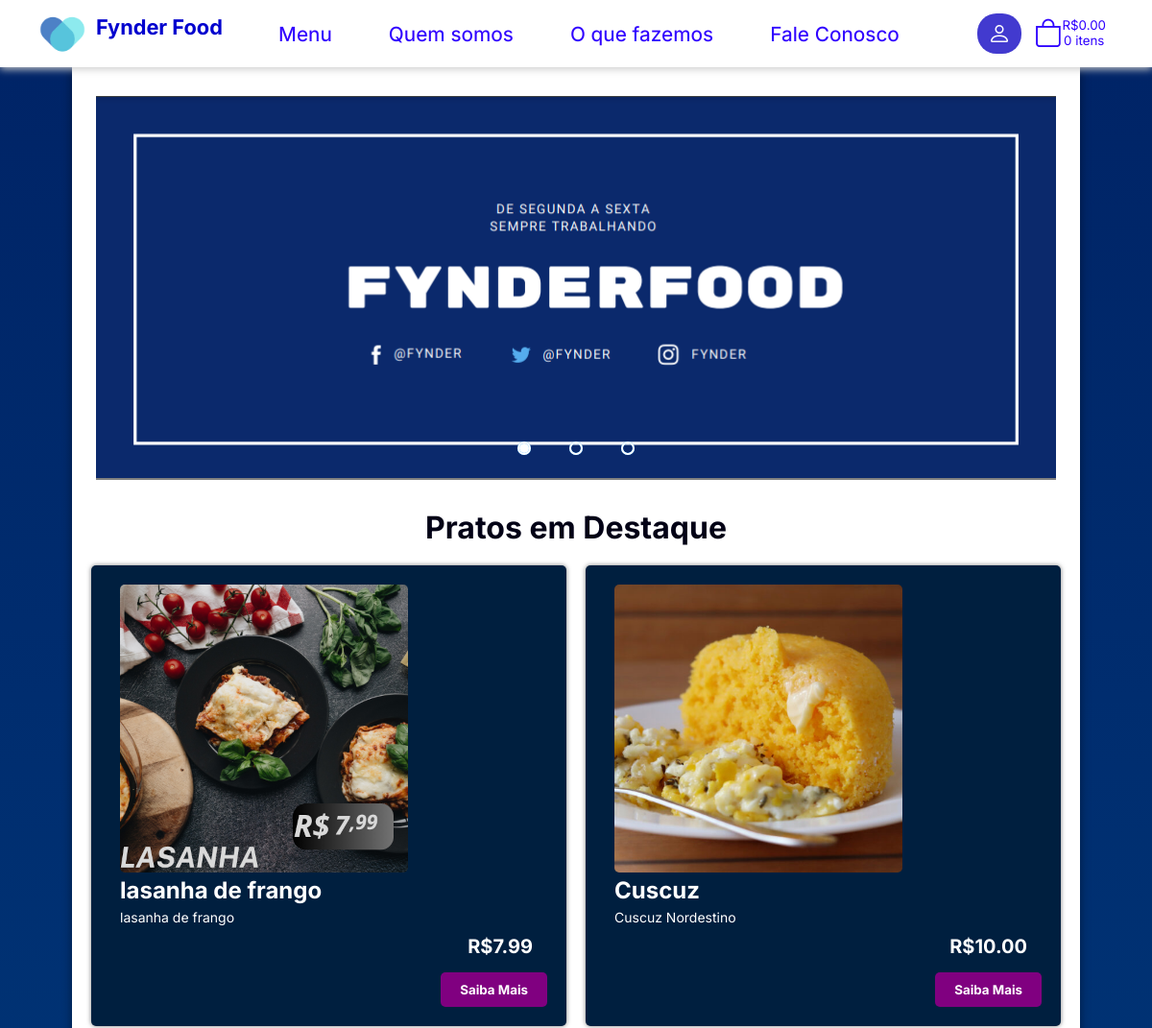
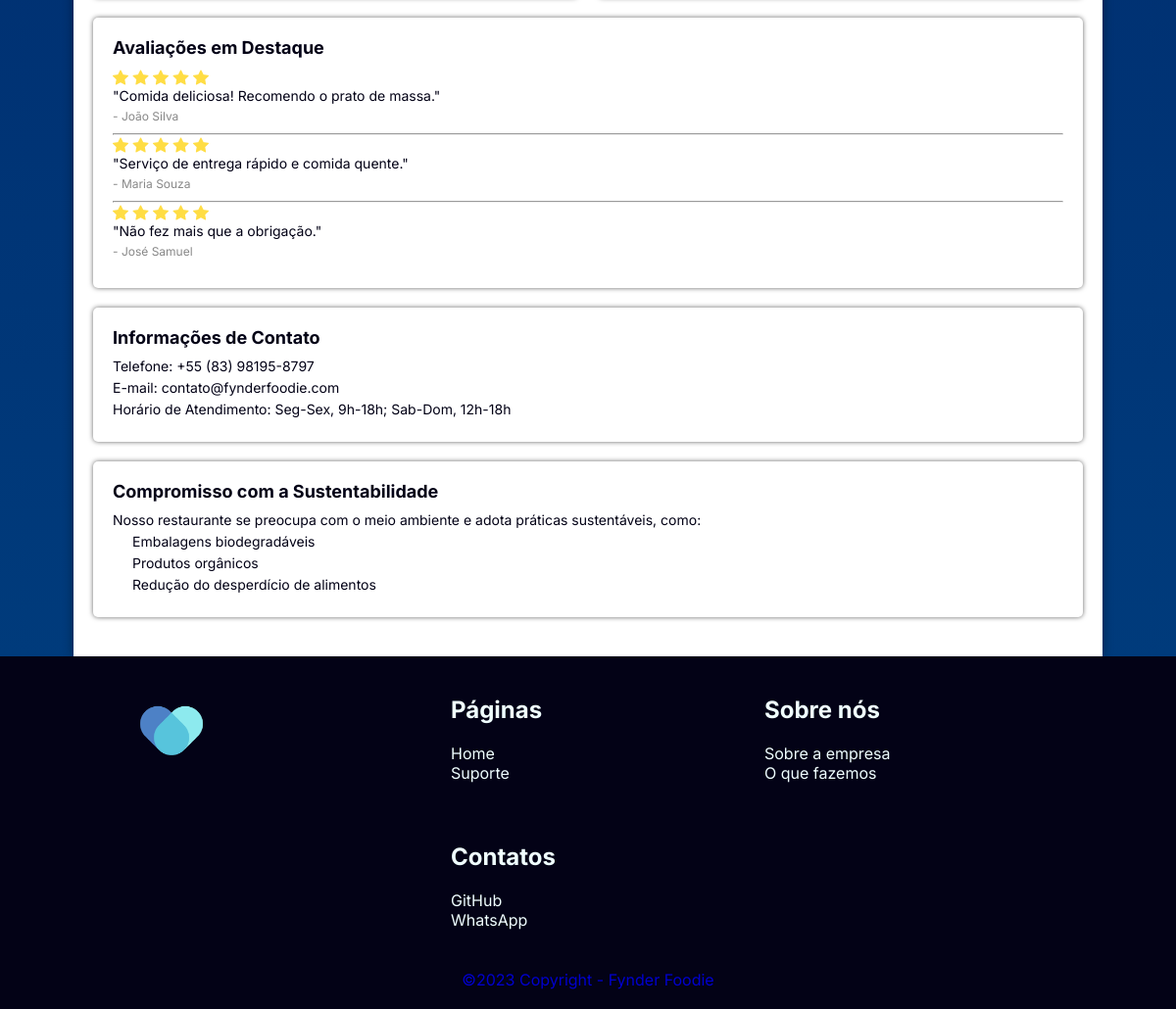
The page / on the database its author committed (2 pictures, top to bottom).
### tables this page shows
CREATE TABLE menu (
    id INT NOT NULL AUTO_INCREMENT,
    id_adm INT NOT NULL,
    nome VARCHAR(50) NOT NULL,
    descricao VARCHAR(50) NOT NULL,
    descricao_saiba_mais TEXT NOT NULL,
    preco FLOAT(5 , 2 ) NOT NULL,
    img TEXT NOT NULL,
    data_adicionamento_modificacao DATE NOT NULL,
    PRIMARY KEY (id),
    FOREIGN KEY (id_adm)
        REFERENCES adm (id)
);

### core/controladores/Main.php (called while the page is built, shortened)
<?php
    class Main
    {
        public function index()
        {
            Store::Layout([
                'inicio'
            ]);
        }
    }
?>

### core/rotas.php (called while the page is built, shortened)
<?php
    $rotas = [
        'inicio' => 'main@index',
        'menu' => 'main@menu',
        'cadastro' => 'main@cadastro',
        'login' => 'main@login',
        'suporte' => 'main@suporte',
        'sobre' => 'main@sobre',
        'oquefazemos' => 'main@oquefazemos',
        'comousar' => 'main@comousar',
        'informarbug' => 'main@informarbug',
        'outros' => 'main@outros',
        'reclamacao' => 'main@reclamacao',
        'erro' => 'main@erro',
        'logout' => 'main@logout',
        'adm' => 'main@adm',
        'cadComidas' => 'main@cadComidas',
        'cadTipo' => 'main@cadTipo',
        'cadMenuTipo' => 'main@cadMenuTipo',
        'menuTipo' => 'main@menuTipo',
        'deleteMenuTipo' => 'main@deleteMenuTipo',
        'deleteTipo' => 'main@deleteTipo',
        'tipo' => 'main@tipo',
        'edit' => 'main@edit',
        'delete' => 'main@delete',
        'comidas' => 'main@comidas',
        'finalizarCompras' => 'main@finalizarCompras'
    ];
    $acao = 'inicio';
    $partes = explode('@', $rotas[$acao]);
    $metodo = $partes[1];
    $ctr = new $controlador();
    $ctr->$metodo();
?>

### public_html/index.php (called while the page is built, shortened)
<?php
    require_once('../core/rotas.php');
?>

### core/views/src/pratosDestaque.php (the view)
<?php
$gestor = $GLOBALS['gestor'];
$query = "SELECT menu.* FROM pedido, menu WHERE menu.id=pedido.id_produto GROUP BY id_produto ORDER BY count(id_produto) DESC LIMIT 2;";
$result = $gestor->prepare($query);
$result->execute();
while($comida = $result->fetch(PDO::FETCH_ASSOC)) {
?>
<div class="prato">
    <div class="imagem">
        <img src="public_html\assets\images\comidas\<?php echo $comida['img'] ?>" alt="<?php echo $comida["nome"] ?>">
    </div>
    <div class="informacoes">
        <h3><?php echo $comida["nome"] ?></h3>
        <p><?php echo $comida["descricao"] ?></p>
    </div>
    <div class="preco-acao">
        <span class="preco">R$<?= number_format($comida['preco'], 2, '.', '') ?></span>
        <button class="cta-button" onclick="saibaMais(<?= $comida['id']?>)">Saiba Mais</button>
    </div>
</div>
<?php
}
?>

### core/classes/Store.php (shortened to what this page needs)
<?php
    class Store
    {
        public static function Layout($estruturas)
        {
            foreach ($estruturas as $estrutura) {
                include ("../core/views/$estrutura.php");
            }
        }
    }
?>

### public_html/assets/css/s_inicio.css (style rules this page uses)
* { margin: 0; padding: 0; box-sizing: border-box; font-family: 'Inter', sans-serif; list-style: none; text-decoration: none; }
:root { --cor_fundo1: #0000ce; --cor_fundo2: #000041; --cor_texto: #030216; --cor_menu: #fff; --cor_texto_2: #800080; --cor_botao: #2f00ff; --cor_botao_fundo: #423acf; --sombra_colorida: #6963e7; --padrao: 0px 8px 40px #00000046; }
body, html { color: var(--cor_texto); background-image: linear-gradient(to bottom, #002366, #004080); min-height: 100vh; display: flex; flex-direction: column; }

### public_html/assets/css/carrinho.css (style rules this page uses)
* { margin: 0; padding: 0; box-sizing: border-box; }

### core/views/inicio.php (style rules this page uses)
.prato { width: calc(50% - 10px); background-color: #001F3F; padding: 20px; margin-bottom: 20px; border-radius: 5px; box-shadow: 0px 0px 5px rgba(0, 0, 0, 0.5); }
.prato .imagem { width: 100%; padding: 0 10px; }
.prato .imagem img { height: 300px; border-radius: 5px; }
.prato .informacoes { padding: 0 10px; }
.prato h3 { color: #fff; font-size: 24px; margin: 0; margin-bottom: 5px; }
.prato p { color: #fff; font-size: 14px; margin: 0; margin-bottom: 10px; }
.prato .preco-acao { display: flex; flex-direction: column; align-items: flex-end; }
.prato .preco { font-size: 20px; font-weight: bold; color: #fff; margin: 0; margin-right: 15px; }
.prato .cta-button { margin-top: 15px; padding: 10px 20px; background-color: #800080; color: #fff; text-decoration: none; font-weight: bold; border-radius: 5px; transition: 0.3s; border: none; cursor: pointer; }

### rows shown on the page
menu: img (picture), nome "lasanha de frango", descricao "lasanha de frango", preco "7.99"
menu: img (picture), nome "Cuscuz", descricao "Cuscuz Nordestino", preco "10.00"
